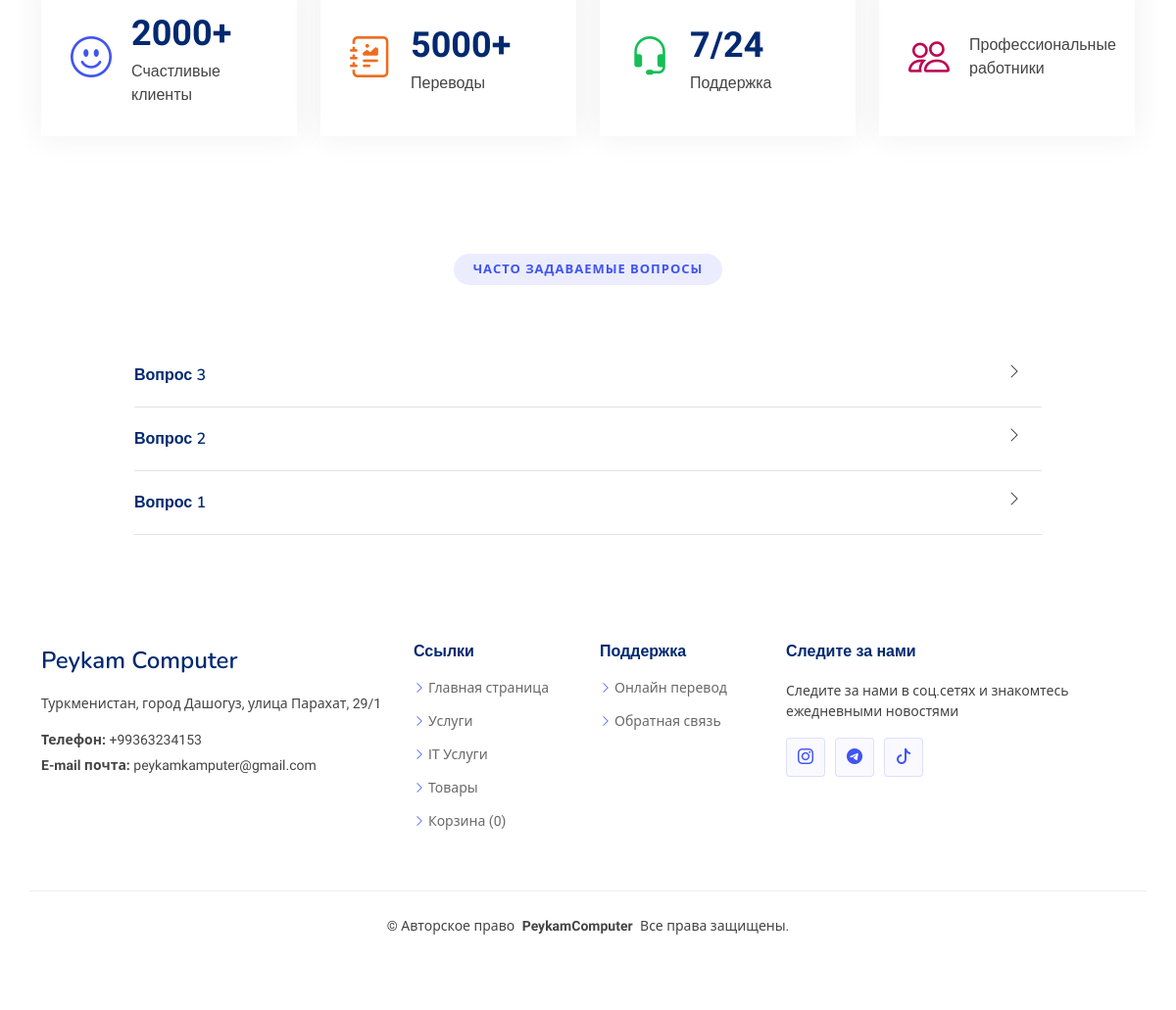
Page /ru/ (lower part) on the earlier database version.
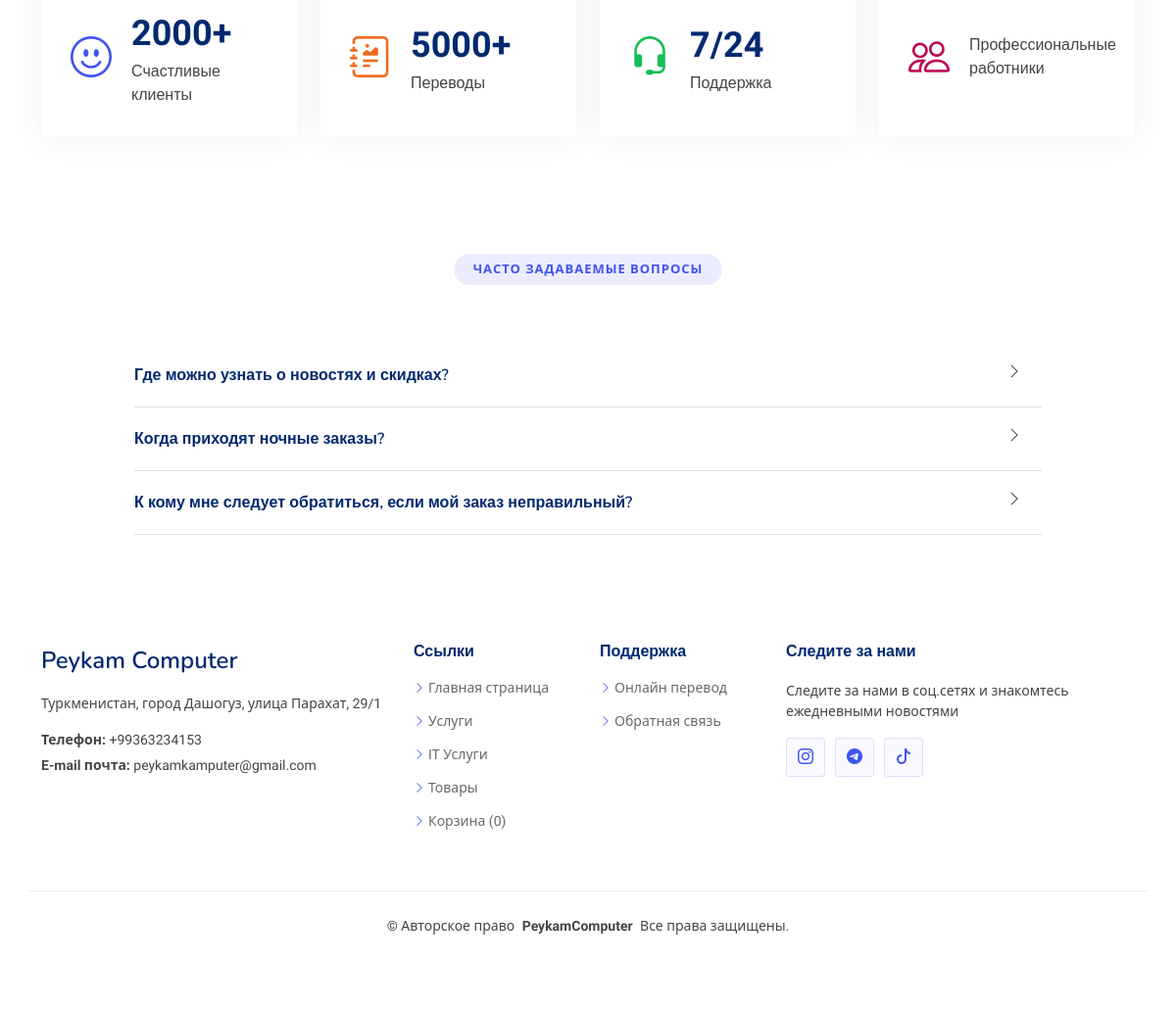
Same page on the later database version.
### main/models.py (models this page shows, shortened)
class FAQ(models.Model):
    question = models.TextField(blank=True)
    answer = models.TextField(blank=True)
    question_russian = models.TextField(blank=True)
    answer_russian = models.TextField(blank=True)
    class Meta:
        ordering = ('-id',)
        verbose_name = "FAQ"
        verbose_name_plural = "FAQ"

### main/views.py (the view)
# urls.py: path('ru/', views.index_russian,name="index_russian"),
def index_russian(request):
    page = "home"
    language = "russian"
    aboutus = Aboutus.objects.last()
    services = Service.objects.all()
    stats = Stats.objects.last()
    faqs = FAQ.objects.all()
    hero_section = HeroSection.objects.last()
    sliders = Slider.objects.all()
    context = {
        'page': page,
        'language': language,
        'aboutus': aboutus,
        'services': services,
        'stats': stats,
        'faqs': faqs,
        'hero_section': hero_section,
        'sliders': sliders
    }
    context['title_name'] = "Peykam | Главная страница"
    return render(request, 'russian/index.html', context)

### main/templatetags/custom_filters.py (called while the page is built)
@register.filter
def to_rgb(value):
    value = tuple(webcolors.name_to_rgb(value)) + (0.1,)
    return value

@register.filter
def split(value):
    return value.split('.')

### templates/russian/index.html (shortened to what this page needs)
{% extends 'russian/base.html' %}
{% load static %}
{% load custom_filters %}
{% block content %}
    <section id="stats" class="stats section">
      <div class="container" data-aos="fade-up" data-aos-delay="100">
        <div class="row gy-4">
          <div class="col-lg-3 col-md-6">
            <div class="stats-item d-flex align-items-center w-100 h-100">
              <i class="bi bi-emoji-smile color-blue flex-shrink-0"></i>
              <div>
                <span>{{stats.happy_clients}}</span>
                <p>Счастливые клиенты</p>
              </div>
            </div>
          </div>
          <div class="col-lg-3 col-md-6">
            <div class="stats-item d-flex align-items-center w-100 h-100">
              <i class="bi bi-journal-richtext color-orange flex-shrink-0" style="color: #ee6c20;"></i>
              <div>
                <span>{{stats.translations}}</span>
                <p>Переводы</p>
              </div>
            </div>
          </div>
          <div class="col-lg-3 col-md-6">
            <div class="stats-item d-flex align-items-center w-100 h-100">
              <i class="bi bi-headset color-green flex-shrink-0" style="color: #15be56;"></i>
              <div>
                <span>{{stats.support}}</span>
                <p>Поддержка</p>
              </div>
            </div>
          </div>
          <div class="col-lg-3 col-md-6">
            <div class="stats-item d-flex align-items-center w-100 h-100">
              <i class="bi bi-people color-pink flex-shrink-0" style="color: #bb0852;"></i>
              <div>
                <p>Профессиональные работники</p>
              </div>
            </div>
          </div>
        </div>
      </div>
    </section>
    <section id="faq" class="faq section">
      <div class="container section-title" data-aos="fade-up">
        <h2>Часто задаваемые вопросы</h2>
      </div>
      <div class="container">
        <div class="row justify-content-center">
          <div class="col-lg-10" data-aos="fade-up" data-aos-delay="100">
            <div class="faq-container">
              {% for faq in faqs %}
                <div class="faq-item faq">
                  <h3>{{faq.question_russian}}</h3>
                    <i class="faq-toggle bi bi-chevron-right"></i>
                </div>
              {% endfor %}
            </div>
          </div>
        </div>
      </div>
    </section>
  {% endblock %}

Differences in the rows shown:
removed FAQ: question_russian "Вопрос 3"
removed FAQ: question_russian "Вопрос 2"
removed FAQ: question_russian "Вопрос 1"
added FAQ: question_russian "Где можно узнать о новостях и скидках?"
added FAQ: question_russian "Когда приходят ночные заказы?"
added FAQ: question_russian "К кому мне следует обратиться, если мой заказ неправильный?"
